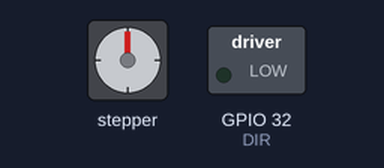
Recording of a sketch running on a simulated ESP32. On the bench: stepper motor, switched loads named in the sketch (green lamp = pin HIGH). WiFi joins after 1.5 s; servers stay silent unless stated; uploads are accepted with an empty reply; EEPROM starts erased; stepper angles assume 200 steps per turn; what the sketch prints to the serial monitor is not drawn.

Above: at 0.05 s.
Timing chart, 0 to 4.6 s (numbered marks = the images above):
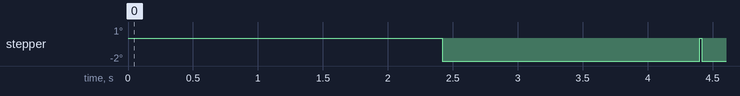

The sketch:

shed045_aktuator1.ino
```cpp
#include <Arduino.h>
#include <ArduinoJson.h>  //library for parsing data json
#include <WiFi.h>         //library for WiFi
#include <ESPmDNS.h>      //library for OTA
#include <WiFiUdp.h>      //library for OTA
#include <ArduinoOTA.h>   //main library for OTA
#include <HTTPClient.h>   //library for HTTP
#include <AccelStepper.h> //library for determining position of stepper motor
#include <EEPROM.h>       //library for memory non volatile

// WiFi credential
#define SSID "Shed45"
#define PASS "test12345"

// TB server credential
#define TB_SERVER "iotn.abc-server.id"
#define TB_TOKEN "XjsnxxhgwkOcCKIX7yPl"
#define SHED_ID "bdg045"

// motor pin definitions
#define DIR 32
#define STEP 33

// make object for motor stepper
AccelStepper stepper(1, STEP, DIR);

// initiate millis
unsigned long prevMillisWifi = 0;
unsigned long prevMillisSendSerial = 0;
unsigned long prevMillisAction = 0;

unsigned long delayWifi = 10000;      // connection check every 10 s
unsigned long delaySendSerial = 1000; // send serial every 1 s
unsigned long delayAction = 2000;     // motor response to work every 2 s

void setup()
{
  // serial communication for debugging
  Serial.begin(250000);

  // initiate memory non-volatile
  EEPROM.begin(512);

  // set motor pin mode as output
  pinMode(STEP, OUTPUT);
  pinMode(DIR, OUTPUT);

  // initiate work of motor pins
  digitalWrite(STEP, LOW);
  digitalWrite(DIR, LOW);

  // start connect to WiFi
  connectToWiFi();

  // OTA credentials
  ArduinoOTA.setHostname("bdg-045-actuator-unit-01");
  ArduinoOTA.setPassword("admin");

  // initiate OTA
  ArduinoOTA.begin();

  // set max speed, acceleration, and set last percentage as current position
  stepper.setMaxSpeed(1500.0);
  stepper.setAcceleration(3000.0);
  stepper.setCurrentPosition(readValue());

  // debug percentage
  //  Serial.println(percentCommand());
}

// function to connect to wifi
void connectToWiFi()
{
  if (WiFi.status() != WL_CONNECTED)
  {
    Serial.println("Menghubungkan ke WiFi..."); // debug WiFi state
    WiFi.begin(SSID, PASS);                     // connecting to WiFi
  }
}

// function to get data percentage of ventilation from TB (json package)
String getDataFromTB()
{
  // make object for http
  HTTPClient http;

  // API to get data from Thingsboard
  String url = "https://" + String(TB_SERVER) + "/api/v1/" + String(TB_TOKEN) + "/attributes?clientKeys=" + String(SHED_ID) + "_vent1";

  // start write http
  http.begin(url);

  // add header to http request
  http.addHeader("Content-Type", "application/json");

  // mode http GET
  int httpResponseCode = http.GET();

  // variable for payload
  String payload = "";

  // check http response
  if (httpResponseCode == HTTP_CODE_OK)
  {
    // get string from http response
    String payload = http.getString();
    return payload;
  }
  else
  {
    // code for debugging HTTP response code
    //  Serial.print("HTTP Error code: ");
    //  Serial.println(httpResponseCode);
    return "HTTP Error code: " + String(httpResponseCode);
  }

  // end http connection
  http.end();
}

// function to get exact percentage value from TB
String commandFromTB()
{
  // make object for parsed document
  DynamicJsonDocument doc(375);

  // variable for parsed document
  String result;

  // error handler
  DeserializationError error = deserializeJson(doc, getDataFromTB());

  // return result if not error
  if (!error)
  {
    result = doc["client"]["" + String(SHED_ID) + "_vent1"].as<String>();
  }
  return result;
}

// function to save percentage of position to memory EEPROM after get percentage value
void saveToMemory(int position)
{
  // save value to memory
  EEPROM.put(10, position);

  // commit value, if not committed the value will lost after reboot
  EEPROM.commit();
}

// function to read percentage value (this is useful to avoid device position become 0)
int readValue()
{
  int value;

  // read value
  EEPROM.get(10, value);
  return value;
}

// get final value of percentage from TB
int percentCommand()
{
  // convert percentage to actual linear value
  int position = commandFromTB().substring(0, commandFromTB().length() - 1).toInt() * 300;
  if (position != 0)
  {
    saveToMemory(position);
    return position;
  }
}

// set motor to desired position
void stepMotor(int position)
{
  stepper.setSpeed(200);
  stepper.moveTo(position);
  stepper.runToPosition();
}

// run motor
void movement()
{
  stepMotor(percentCommand());
}

void loop()
{
  unsigned long currentMillis = millis();

  // handle WiFi connection
  if (currentMillis - prevMillisWifi >= delayWifi)
  {
    connectToWiFi();
    prevMillisWifi = currentMillis;
  }

  // handle movement
  if (currentMillis - prevMillisAction >= delayAction)
  {
    percentCommand();

    // choose one of these functions:

    // function 1
    //   movement();

    // function 2
    stepper.setSpeed(200);
    stepper.moveTo(readValue());
    stepper.runToPosition();

    prevMillisAction = currentMillis;
  }

  // handle OTA task
  ArduinoOTA.handle();
}
```

Measured:
- by itself, stepper: alternates -2° for 2.0 s and 0° for 0.02 s
